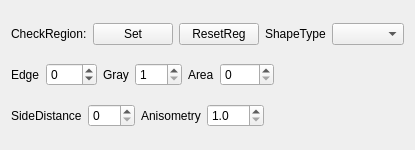
<?xml version="1.0" encoding="UTF-8"?>
<ui version="4.0">
 <class>CDlgSSideReg</class>
 <widget class="CItemDlg" name="CDlgSSideReg">
  <property name="geometry">
   <rect>
    <x>0</x>
    <y>0</y>
    <width>395</width>
    <height>150</height>
   </rect>
  </property>
  <property name="windowTitle">
   <string>Body Stress Region Dialog</string>
  </property>
  <layout class="QVBoxLayout" name="verticalLayout">
   <item>
    <layout class="QHBoxLayout" name="horizontalLayout_3">
     <item>
      <widget class="QLabel" name="label_19">
       <property name="text">
        <string>CheckRegion:</string>
       </property>
      </widget>
     </item>
     <item>
      <widget class="QPushButton" name="btnDrawReg">
       <property name="text">
        <string>Set</string>
       </property>
      </widget>
     </item>
     <item>
      <widget class="QPushButton" name="btnResetReg">
       <property name="text">
        <string>ResetReg</string>
       </property>
      </widget>
     </item>
     <item>
      <widget class="QLabel" name="label_20">
       <property name="text">
        <string>ShapeType</string>
       </property>
      </widget>
     </item>
     <item>
      <widget class="QComboBox" name="comboShapeType"/>
     </item>
     <item>
      <spacer name="horizontalSpacer_2">
       <property name="orientation">
        <enum>Qt::Horizontal</enum>
       </property>
       <property name="sizeHint" stdset="0">
        <size>
         <width>40</width>
         <height>20</height>
        </size>
       </property>
      </spacer>
     </item>
    </layout>
   </item>
   <item>
    <layout class="QHBoxLayout" name="horizontalLayout_2">
     <item>
      <widget class="QLabel" name="label">
       <property name="text">
        <string>Edge</string>
       </property>
      </widget>
     </item>
     <item>
      <widget class="QSpinBox" name="spinEdge">
       <property name="contextMenuPolicy">
        <enum>Qt::NoContextMenu</enum>
       </property>
       <property name="minimum">
        <number>-255</number>
       </property>
       <property name="maximum">
        <number>255</number>
       </property>
       <property name="value">
        <number>0</number>
       </property>
      </widget>
     </item>
     <item>
      <widget class="QLabel" name="label_3">
       <property name="text">
        <string>Gray</string>
       </property>
      </widget>
     </item>
     <item>
      <widget class="QSpinBox" name="spinGray">
       <property name="contextMenuPolicy">
        <enum>Qt::NoContextMenu</enum>
       </property>
       <property name="minimum">
        <number>1</number>
       </property>
       <property name="maximum">
        <number>255</number>
       </property>
      </widget>
     </item>
     <item>
      <widget class="QLabel" name="label_6">
       <property name="text">
        <string>Area</string>
       </property>
      </widget>
     </item>
     <item>
      <widget class="QSpinBox" name="spinArea">
       <property name="contextMenuPolicy">
        <enum>Qt::NoContextMenu</enum>
       </property>
       <property name="maximum">
        <number>9999</number>
       </property>
      </widget>
     </item>
     <item>
      <spacer name="horizontalSpacer_3">
       <property name="orientation">
        <enum>Qt::Horizontal</enum>
       </property>
       <property name="sizeHint" stdset="0">
        <size>
         <width>40</width>
         <height>20</height>
        </size>
       </property>
      </spacer>
     </item>
    </layout>
   </item>
   <item>
    <layout class="QHBoxLayout" name="horizontalLayout_4">
     <item>
      <widget class="QLabel" name="label_7">
       <property name="text">
        <string>SideDistance</string>
       </property>
      </widget>
     </item>
     <item>
      <widget class="QSpinBox" name="spinSideDistance">
       <property name="contextMenuPolicy">
        <enum>Qt::NoContextMenu</enum>
       </property>
       <property name="maximum">
        <number>100</number>
       </property>
      </widget>
     </item>
     <item>
      <widget class="QLabel" name="label_5">
       <property name="text">
        <string>Anisometry</string>
       </property>
      </widget>
     </item>
     <item>
      <widget class="QDoubleSpinBox" name="spinRab">
       <property name="contextMenuPolicy">
        <enum>Qt::NoContextMenu</enum>
       </property>
       <property name="decimals">
        <number>1</number>
       </property>
       <property name="minimum">
        <double>1.000000000000000</double>
       </property>
       <property name="singleStep">
        <double>0.500000000000000</double>
       </property>
      </widget>
     </item>
     <item>
      <spacer name="horizontalSpacer_4">
       <property name="orientation">
        <enum>Qt::Horizontal</enum>
       </property>
       <property name="sizeHint" stdset="0">
        <size>
         <width>40</width>
         <height>20</height>
        </size>
       </property>
      </spacer>
     </item>
    </layout>
   </item>
  </layout>
 </widget>
 <layoutdefault spacing="6" margin="11"/>
 <customwidgets>
  <customwidget>
   <class>CItemDlg</class>
   <extends>QWidget</extends>
   <header>citemdlg.h</header>
   <container>1</container>
  </customwidget>
 </customwidgets>
 <tabstops>
  <tabstop>btnDrawReg</tabstop>
  <tabstop>spinEdge</tabstop>
  <tabstop>spinGray</tabstop>
  <tabstop>spinArea</tabstop>
 </tabstops>
 <resources/>
 <connections/>
 <slots>
  <slot>accept()</slot>
  <slot>reject()</slot>
 </slots>
</ui>
